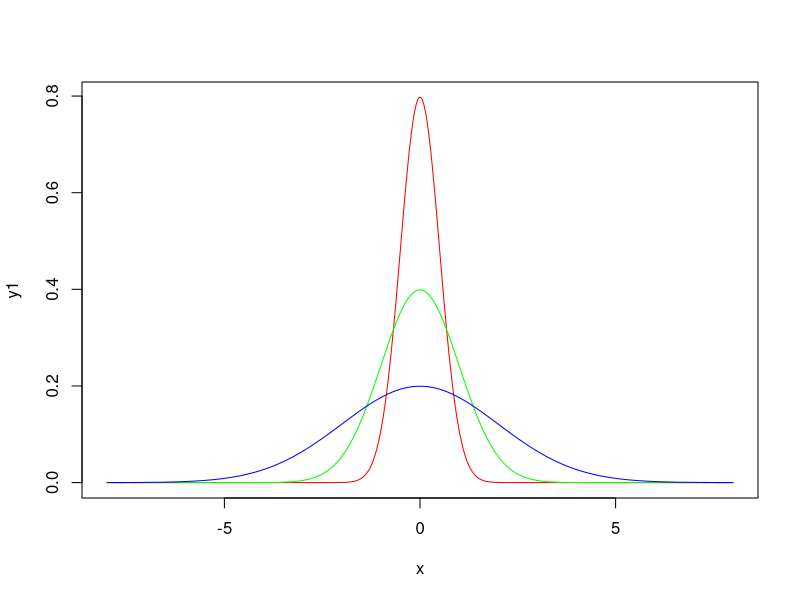

Write R code to recreate this figure.

factorial(20)/(factorial(3)*factorial(17))
choose(20,3)

choose(20,17)


pos.d <- 0.009/(0.009+0.001)
pos.d

neg.notd <- 0.891/(0.891+0.0991)
neg.notd

d.pos <- 0.009/(0.009+0.099)
d.pos

d.neg <- 0.002/(0.001+0.891)

####

a1 <-0.7
a2 <- 0.2
a3 <-0.1
b.a1 <- 0.9 
b.a2<-0.01
b.a3<-0.01
b<-b.a1*a1+b.a2*a2+b.a3*a3
a1.b<-b.a1*a1/b
a1.b



choose(4,2)*0.91^2*(1-0.91)^2
# more compactly
dbinom(x=2,size=4,p=0.91)


pnorm(0.6)-pnorm(-0.4)
pnorm(18,mean=15,sd=5)-pnorm(13,mean=15,sd=5)


1-pnorm(q=(1-3)/sqrt(5))
1-pnorm(q=1,mean=3,sd=sqrt(5))


pnorm(1)-pnorm(-1)
pnorm(2)-pnorm(-2)
pnorm(3)-pnorm(-3)

dnorm(1)
dnorm(-1)
pnorm(0.95)
1-pnorm(-0.95)


x<-seq(-8,8,length=400)
y1<-dnorm(x,mean=0,sd=0.5)
y2<-dnorm(x,mean=0,sd=1) 
y3<-dnorm(x,mean=0,sd=2)
plot(y1~x,type="l",col="red")
lines(y2~x,type="l",col="green")
lines(y3~x,type="l",col="blue")


n <- 125
sigma <- sqrt(5)
mu <-5
pnorm(5.5,mean = 5,sd =sigma/sqrt(n))
# alternatively
pnorm(2.5)

